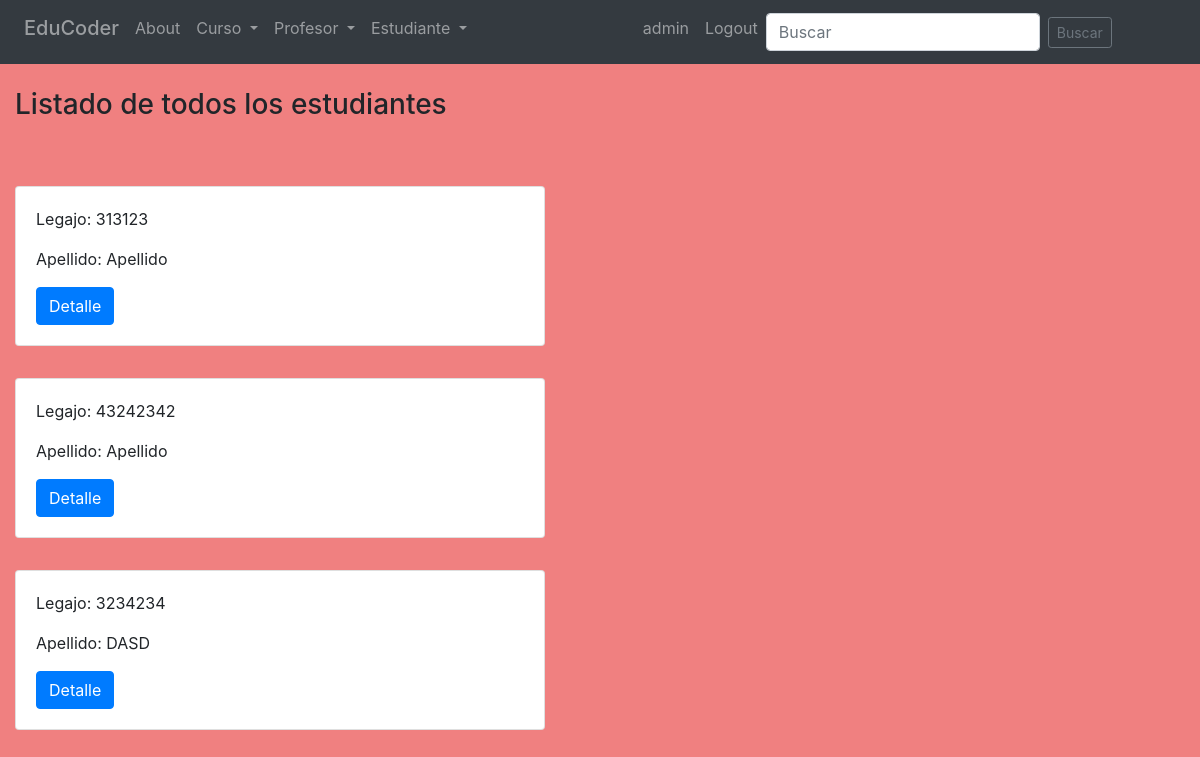
Page /appforms/estudiante/estudiantes (signed in) on the committed database.
### AppForms/models.py (models this page shows)
class Estudiante(models.Model):
    legajo = models.IntegerField(unique=True)
    nombre= models.CharField(max_length=30)
    apellido= models.CharField(max_length=30)
    email= models.EmailField()
    imagen = models.ImageField(upload_to = 'AppForms', blank=True, null=True)

### AppForms/views.py (the view)
# urls.py: path('estudiante/estudiantes', Estudiantes.as_view(), name = 'estudiantes'),
class Estudiantes(LoginRequiredMixin, ListView):
    model = Estudiante
    template_name= 'estudiante/estudiantes.html'

### templates/estudiante/estudiantes.html (shortened to what this page needs)
{% extends 'index.html' %}
{% block Formulario %}
<h3>Listado de todos los estudiantes</h3> <br>
    {% if object_list %}
        {% for estudiante in object_list %}
            <div class="card" style="margin-right:40rem;margin-top:2rem">
                <div class="card-body">
                    <p class="card-text">Legajo: {{estudiante.legajo}}</p>
                    <p class="card-text">Apellido: {{estudiante.apellido}}</p>
                    <a href="/appforms/estudiante/detail_estudiante/{{estudiante.id}}/" class="btn btn-primary">Detalle</a>
                    </div>
                </div>
                {% endfor %}
            </div>
        {% else %}
            <h5>No se ha agregado ningun estudiante</h5>
        {% endif %}
{% endblock %}

### templates/index.html (shortened to what this page needs)
<!DOCTYPE html>
<html lang="en">
<head>
    <head>
      <link rel="stylesheet" href="https://cdn.jsdelivr.net/npm/bootstrap@4.6.1/dist/css/bootstrap.min.css"
>
  </head>
</head>
<body style="background-color: lightcoral";>
    <nav class="navbar navbar-expand-lg navbar-dark bg-dark" style="background-color: #e3f2fd;">
        <ul class="navbar-nav">
          <li class="nav-item">
            <a class="nav-link" href="/home/"><h5>EduCoder</h5></a>
          </li>
          <li class="nav-item">
            <a class="nav-link" href="/about/">About</a>
          </li>
          <li class="nav-item dropdown">
            <a class="nav-link dropdown-toggle" href="#" id="navbarDropdownMenuLink" data-toggle="dropdown" aria-haspopup="true" aria-expanded="false">
              Curso
            </a>
          </li>
          <li class="nav-item dropdown">
            <a class="nav-link dropdown-toggle" href="#" id="navbarDropdownMenuLink" data-toggle="dropdown" aria-haspopup="true" aria-expanded="false">
              Profesor
            </a>
          </li>
          <li class="nav-item dropdown">
            <a class="nav-link dropdown-toggle" href="#" id="navbarDropdownMenuLink" data-toggle="dropdown" aria-haspopup="true" aria-expanded="false">
              Estudiante
            </a>
          </li>
          {% if request.user.is_authenticated %}
          <li class="nav-item">
            <a class="nav-link" href="/perfil/perfil">{{request.user.username}}</a>
          </li>
          <li class="nav-item">
            <a class="nav-link" href="/logout/">Logout</a>
          </li>
          {% endif %}
        </ul>
        <form class="form-inline my-2 my-lg-0" action = "/appforms/estudiante/search_estudiante", method = "GET">
          <input class="form-control mr-sm-2" type= "text" placeholder= "Buscar" aria-label= "search" name = 'search'>
          <button class="btn btn-sm btn-outline-secondary" type="submit">Buscar</button>
        </form>
      </nav>
      <br>
    <div class="container-fluid">
  {% block Formulario %}
  {% endblock %}
</body>
</html>

### rows in the picture
Estudiante: legajo "313123", apellido "Apellido"
Estudiante: legajo "43242342", apellido "Apellido"
Estudiante: legajo "3234234", apellido "DASD"

### other values in the picture
{{ request.user.username }} "admin"
